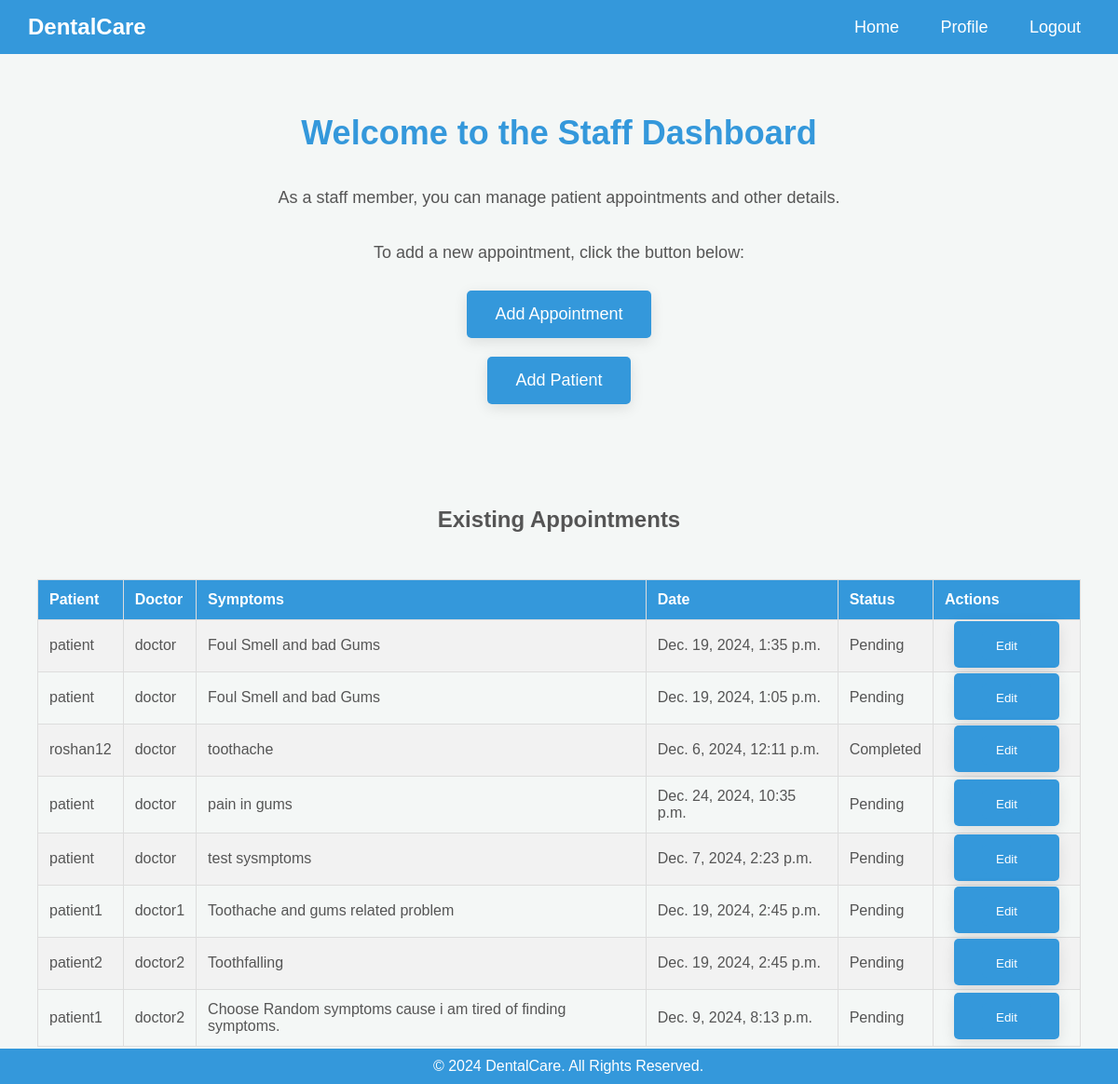
The app's page /staff/staff_dashboard_home/ (signed in) with its own data.
### appointment/models.py (models this page shows, shortened)
class Appointment(models.Model):
    class Status(models.TextChoices):
        PENDING = "Pending", "Pending"
        RESCHEDULED = "Rescheduled", "Rescheduled"
        COMPLETED = "Completed", "Completed"
    patient = models.ForeignKey(
        settings.AUTH_USER_MODEL,
        on_delete=models.CASCADE,
        limit_choices_to={'role': MyUser.Role.PATIENT},
        related_name="appointments"
    )
    doctor = models.ForeignKey(
        settings.AUTH_USER_MODEL,
        on_delete=models.SET_NULL,
        limit_choices_to={'role': MyUser.Role.DOCTOR},
        related_name="assigned_appointments",
        null=True,
        blank=True
    )
    created_by = models.ForeignKey(
        settings.AUTH_USER_MODEL,
        on_delete=models.CASCADE,
        limit_choices_to={'role': MyUser.Role.ADMIN},
        related_name="created_appointments"
    )
    symptoms = models.TextField()
    date = models.DateTimeField()
    status = models.CharField(
        max_length=20,
        choices=Status.choices,
        default=Status.PENDING
    )
    created_at = models.DateTimeField(auto_now_add=True)
    updated_at = models.DateTimeField(auto_now=True)

### userauth/models.py (models this page shows, shortened)
class MyUser(AbstractBaseUser, PermissionsMixin):
    class Role(models.TextChoices):
        ADMIN = "ADMIN", "Admin"
        DOCTOR = "DOCTOR", "Doctor"
        PATIENT = "PATIENT", "Patient"
    profilepicture= models.ImageField(upload_to='profile_pictures/', blank=True, null=True)
    role=models.CharField(max_length=40, choices=Role.choices, default=Role.PATIENT)
    username= models.CharField(max_length=40, unique=True)
    email= models.EmailField(max_length=225, unique=True,db_index=True )
    is_verified = models.BooleanField(default=False)
    is_active = models.BooleanField(default=True)
    is_staff = models.BooleanField(default=False)
    created_at = models.TimeField(auto_now_add=True) #auto_now_add gives starting time
    updated_at = models.TimeField(auto_now=True)  #auto now gives updated time
    USERNAME_FIELD = 'email'
    REQUIRED_FIELDS = ['username']
    objects= UserManager()

### staff/views.py (the view)
# urls.py: urlpatterns=[path('staff_dashboard_home/', StaffDashboard.as_view(), name='staffdashboardhome'),
class StaffDashboard(View):
    template_name = 'staff/staff_dashboard.html'
    def get(self, request):
        if request.user.role != MyUser.Role.ADMIN:
            return redirect('staffdashboardhome')
        appointments = Appointment.objects.all()
        patients = MyUser.objects.filter(role=MyUser.Role.PATIENT)
        doctors = MyUser.objects.filter(role=MyUser.Role.DOCTOR)
        return render(request, self.template_name, {
            'appointments': appointments,
            'patients': patients,
            'doctors': doctors
        })

### staff/Templates/staff/staff_dashboard.html (shortened to what this page needs)
<!DOCTYPE html>
<html lang="en">
<head>
</head>
<body>
    <div class="navbar">
        <div class="logo">DentalCare</div>
        <div>
            <a href="#">Home</a>
            <a href="#">Profile</a>
            <a href="{% url 'logout' %}">Logout</a>
        </div>
    </div>
    <div class="dashboard-container">
        <h1>Welcome to the Staff Dashboard</h1>
        <p>As a staff member, you can manage patient appointments and other details.</p>
        <p>To add a new appointment, click the button below:</p>
        <a href="{% url 'patientappointment' %}">Add Appointment</a>
        <a href="">Add Patient</a>
    </div>
    <div class="dashboard-container">
        <h2>Existing Appointments</h2>
        <table>
            <tr>
                <th>Patient</th>
                <th>Doctor</th>
                <th>Symptoms</th>
                <th>Date</th>
                <th>Status</th>
                <th>Actions</th>
            </tr>
            {% for appointment in appointments %}
                <tr>
                    <td>{{ appointment.patient.username }}</td>
                    <td>
                        {% if appointment.doctor %}
                            {{ appointment.doctor.username }}
                        {% else %}
                            Unassigned
                        {% endif %}
                    </td>
                    <td>{{ appointment.symptoms }}</td>
                    <td>{{ appointment.date }}</td>
                    <td>{{ appointment.status }}</td>
                    <td>
                        <a href="{% url 'updateappointment' appointment.id %}">
                            <button>Edit</button>
                        </a>
                    </td>
                </tr>
            {% endfor %}
        </table>
    </div>
    <div class="footer">
        &copy; 2024 DentalCare. All Rights Reserved.
    </div>
</body>
</html>

### staff/Templates/staff/staff_dashboard.html (style rules this page uses)
body { font-family: 'Raleway', sans-serif; margin: 0; padding: 0; background-color: #f4f7f6; color: #555; }
.navbar { background-color: #3498db; padding: 15px 30px; display: flex; justify-content: space-between; align-items: center; color: white; font-size: 16px; }
.navbar a { color: white; text-decoration: none; padding: 10px; font-size: 18px; margin-left: 20px; transition: color 0.3s ease; }
.navbar .logo { font-size: 24px; font-weight: bold; }
.dashboard-container { display: flex; justify-content: center; align-items: center; flex-direction: column; padding: 40px; }
.dashboard-container h1 { font-size: 36px; color: #3498db; text-align: center; margin-bottom: 20px; }
.dashboard-container p { font-size: 18px; margin-bottom: 20px; text-align: center; }
.dashboard-container a { font-size: 18px; background-color: #3498db; padding: 15px 30px; color: white; border-radius: 5px; text-decoration: none; box-shadow: 0px 4px 15px rgba(0, 0, 0, 0.1); transition: background-color 0.3s ease, box-shadow 0.3s ease; margin: 10px; }
table { width: 100%; border-collapse: collapse; margin-top: 30px; }
table th, table td { padding: 12px; text-align: left; border: 1px solid #ddd; font-size: 16px; }
table th { background-color: #3498db; color: white; }
table tr:nth-child(even) { background-color: #f2f2f2; }
table td button { background-color: #3498db; color: white; padding: 8px 15px; border: none; border-radius: 5px; cursor: pointer; transition: background-color 0.3s ease; }
.footer { background-color: #3498db; color: white; padding: 10px; text-align: center; position: fixed; width: 100%; bottom: 0; }

### records on screen
Appointment: patient.username "patient", doctor.username "doctor", symptoms "Foul Smell and bad Gums", date "Dec. 19, 2024, 1:35 p.m.", status "Pending"
Appointment: patient.username "patient", doctor.username "doctor", symptoms "Foul Smell and bad Gums", date "Dec. 19, 2024, 1:05 p.m.", status "Pending"
Appointment: patient.username "roshan12", doctor.username "doctor", symptoms "toothache", date "Dec. 6, 2024, 12:11 p.m.", status "Completed"
Appointment: patient.username "patient", doctor.username "doctor", symptoms "pain in gums", date "Dec. 24, 2024, 10:35 p.m.", status "Pending"
Appointment: patient.username "patient", doctor.username "doctor", symptoms "test sysmptoms", date "Dec. 7, 2024, 2:23 p.m.", status "Pending"
Appointment: patient.username "patient1", doctor.username "doctor1", symptoms "Toothache and gums related problem", date "Dec. 19, 2024, 2:45 p.m.", status "Pending"
Appointment: patient.username "patient2", doctor.username "doctor2", symptoms "Toothfalling", date "Dec. 19, 2024, 2:45 p.m.", status "Pending"
Appointment: patient.username "patient1", doctor.username "doctor2", symptoms "Choose Random symptoms cause i am tired of finding symptoms.", date "Dec. 9, 2024, 8:13 p.m.", status "Pending"
